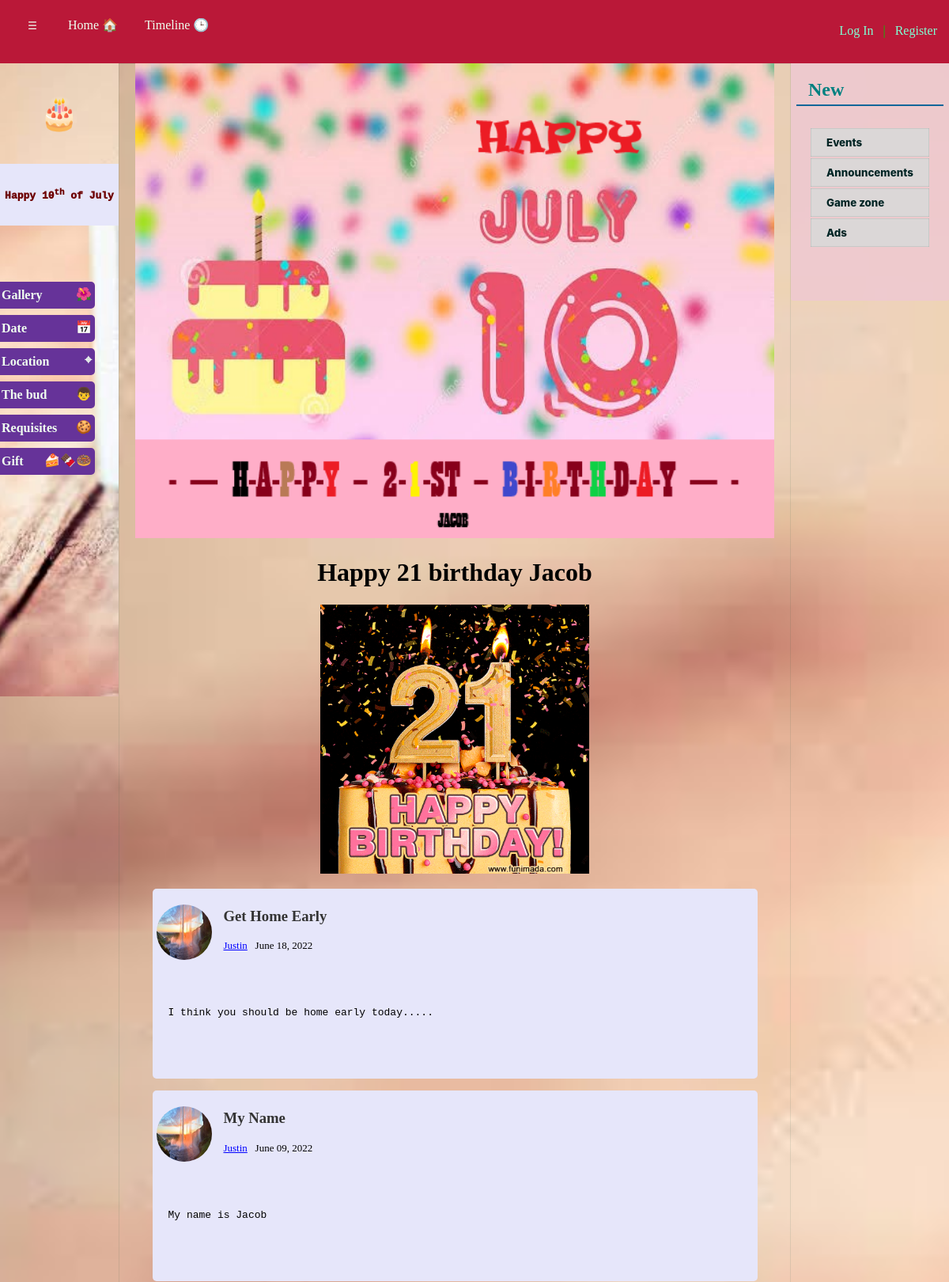
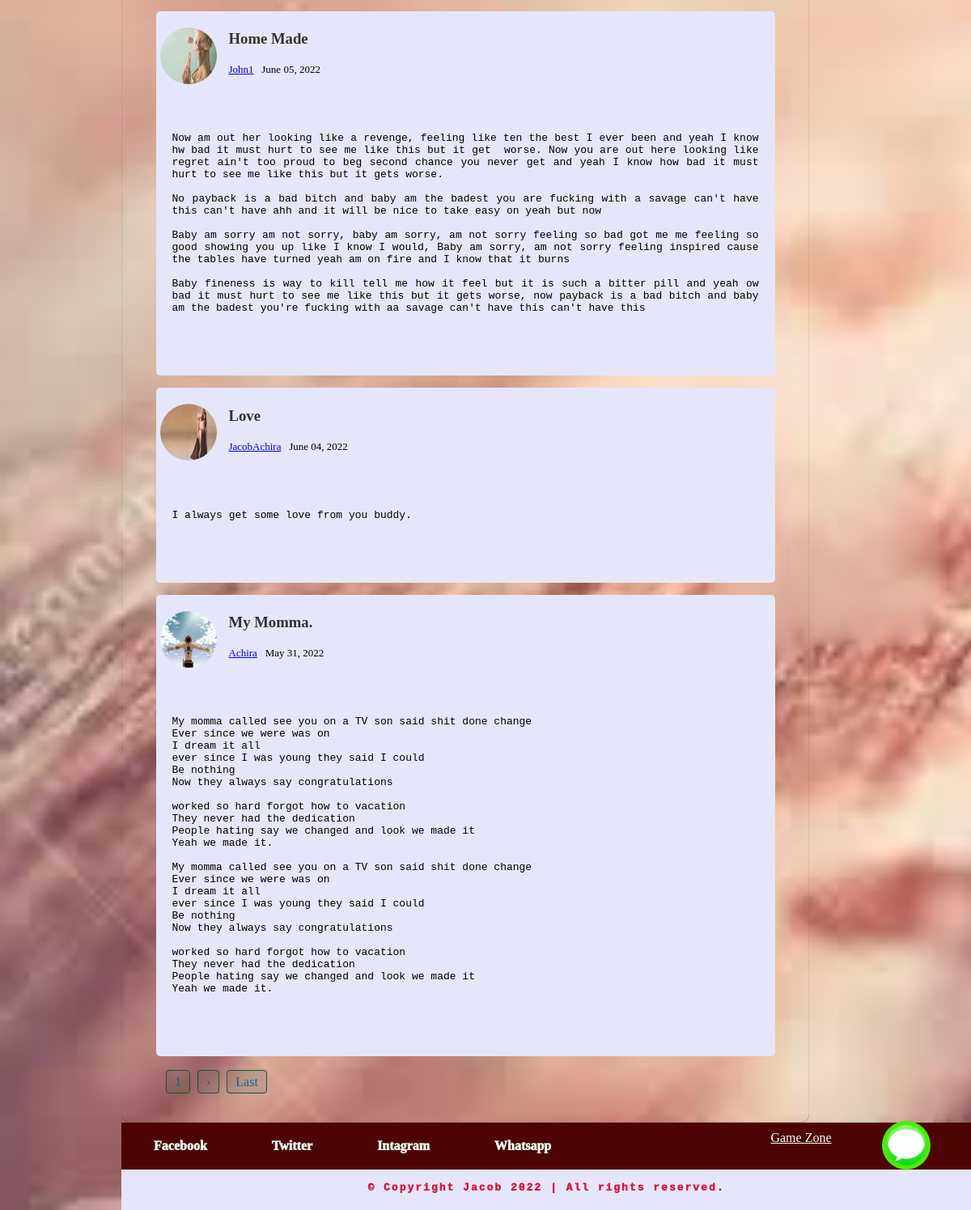
The page / on the database its author committed (2 pictures, top to bottom).
### blog/models.py (models this page shows, shortened)
class Post(models.Model):
	title = models.CharField(max_length = 100)
	content = models.TextField()
	date_posted = models.DateTimeField(default=timezone.now)
	author = models.ForeignKey(User, on_delete=models.CASCADE)

### users/models.py (models this page shows, shortened)
class Profile(models.Model):
	user = models.OneToOneField(User, on_delete=models.CASCADE)
	image = models.ImageField(default='default.jpg', upload_to='profile_pics')

### blog/views.py (the view)
# urls.py: path('', PostListView.as_view(), name='blog-home'),
class PostListView(ListView):
	model = Post
	template_name = 'blog/home.html'
	context_object_name = 'posts'
	ordering = ['-date_posted']
	paginate_by = 5

### blog/templates/blog/home.html (shortened to what this page needs)
{% extends "blog/base.html" %}
{% load static %}
{% block content %}
    <div id="stretch">
		<img src="{% static 'blog/pi_title.png' %}" alt="I got buckets thrown in lavender">
	</div>
	 <h1 style="text-align: center;">Happy 21 birthday Jacob</h1>
	 <div style="width: 40%; margin: 0 auto;">
		 <img src="{% static 'blog/hppy1.gif' %}" alt="Happy birthday buddy">
	 </div>
	  {% for post in posts %}
	  	<div class="pos_cont">
		   <div class="cont">
		   		<div class="image">
		   			<img src="{{ post.author.profile.image.url }}" class="imaged">
		   		</div>
		   		<div>
		   			<h3>
						<a href="{% url 'post-detail' post.id %}" class="pos_title">
		   					{{ post.title }}
		   				</a>
					</h3>
		  			<div class="cont1">
							<p style="margin-left: 15px;">
								<a href="{% url 'user-posts' post.author.username %}" style="text-decoration: underline; color: blue;">{{ post.author }}</a>
								&nbsp; {{ post.date_posted|date:"F d, Y" }}
							</p>
		  			</div>
		   		</div>
		   </div>
		  	<div style="padding: 15px; width: 100%; text-align: justify;">
		  		<pre style="text-overflow: clip; overflow: hidden; white-space: pre-wrap;">
		  			<p>{{ post.content}}</p>
		  		</pre>
		  	</div>
		</div>
	  {% endfor %}
			<br>
	<div id="pg_cont">
	  {% if is_paginated %}
		{% for num in page_obj.paginator.page_range %}
			{% if page_obj.number == num %}
			<a href="?page={{ num }}" >{{ num }}</a>
			{% endif %}
		{% endfor %}
		{% if page_obj.has_next %}
			<a href="?page={{ page_obj.next_page_number }}" >&rsaquo;</a>
			<a href="?page={{ page_obj.paginator.num_pages }}" >Last</a>
		{% endif %}
	  {% endif %}
	</div>
	<br> <br>
{% endblock content %}

### blog/templates/blog/base.html (shortened to what this page needs)
{% load static %}
<!DOCTYPE html>
<html>
<head>
	<link rel="stylesheet" type="text/css" href="{% static 'blog/main.css' %}" />
	<link rel="stylesheet" type="text/css" href="{% static 'blog/main_sub10.css' %}" />
</head>
	<header id="header">
		<div class="navLink">
		   <button id="toggle_sideNav1" disabled style="background: transparent; color: honeydew;">
			   &#9776;
		  </button>
			<a href="{% url 'blog-home' %}">Home 🏠</a>
			<a href="{% url 'blog-about' %}">Timeline 🕒</a>
			{% if user.is_authenticated %}
			<button id="user_account_toggle">Account 👼</button>
			<p style="float: right; padding: 10px; margin-top: 0px; margin-right: 20px; font-size: small;">
				<a href="{% url 'profile' %}" style="color: cyan; text-decoration: underline;">
					<i><tt><b>{{ user.username }}</b></tt></i>
				</a>
			</p>
			{% else %}
		   	<div id="login_reg" style="float: right; margin-top: 15px;">
				<a href="{% url 'login' %}">Log In</a> &nbsp; | &nbsp;
				<a href="{% url 'register' %}">Register</a>
			</div>
			{% endif %}
		</div>
	</header>
<main>
<body onload="displayBot(), resizeBot()">
	<div id="body">
		<div class="sideNav" style="z-index: 3;" id="sideNav">
			<div id="sideNav_title">
				<p id="cake"> &#127874; </p>
				<p style="color: rgb(109, 0, 0); font-weight: 1000; width: 150px; background: lavender;
				padding: 30px 0px; font-family: monospace;">
					Happy 10<sup>th</sup> of July
				</p>
			</div>
			<div style="padding-top: 50px; width: 150px;" id="side_cont_container">
				<div class="sideNav_content">
					Gallery <span id="right_icon">&#127802;</span>
				</div>
				<div class="sideNav_content">
					Date <span id="right_icon">&#128197;</span>
				</div>
				<div class="sideNav_content">
					Location <span id="right_icon">&target;</span>
				</div>
				<div class="sideNav_content">
					The bud <span id="right_icon">&#128102;</span>
				</div>
				<div class="sideNav_content">
					Requisites <span id="right_icon">&#127850;</span>
				</div>
				<div class="sideNav_content">
					Gift <span id="right_icon">&#127856;&#127851;&#127849;</span>
				</div>
			</div>
		</div>
		<div class="container">
			{% block content %}{% endblock %}
		</div>
		<div id="right_nav" style="z-index: 2;">
			<h2 style="text-indent: 15px;">New</h2>
			<hr style="margin-top: -15px;">
			<br>
			<div class="sideBtns">
				<button>Events</button>
				<button>Announcements</button>
				<button>Game zone</button>
				<button>Ads</button>
			</div>
		</div>
		<br>
		<br>
	</div>
	<div id="botOpen" onclick="displayBot()">
		<div id="botOpenIcon">
		</div>
	</div>
</body>
</main>
<footer>
	<div id="footer">
		<div>
			<li><a href="">Facebook</a></li>
			<li><a href="">Twitter</a></li>
			<li><a href="">Intagram</a></li>
			<li><a href="">Whatsapp</a></li>
			<br>
		</div>
		<div>
			<a href="">Game Zone</a>
		</div>
	</div>
	<div id="copyright">
		&copy; Copyright  Jacob 2022 | All rights reserved.
	</div>
</footer>
</html>

### blog/static/blog/main.css (style rules this page uses)
* { box-sizing: border-box; transition-duration: .4s; }
body { margin: 0; padding: 0; display: flex; flex-direction: column; min-height: 100vh; text-align: justify; background-color: rgb(199, 241, 199); }
main { flex: 1 0 auto; }
.container { background-color: rgba(240, 255, 240, 0); border-radius: 0px 0px 10px 10px; width: 100%; min-height: 100vh; box-shadow: 0px 0px 1px 0px #154 inset; margin-top: 80px; }
header { background-color: rgb(186, 24, 56); color: rgb(0, 202, 0); padding: 15px; text-align: justify; display: inline-block; font-weight: 100; position: fixed; width: 100%; height: 80px; z-index: 2; }
footer { background-color: rgb(77, 3, 3); text-align: center; color: #fff; }
hr { border: none; width: 100%; height: 2px; background-color: #169; margin-top: 0; }
#body { display: flex; }
.sideNav { width: 150px; background-color: lavender; background-image: url(july11.png); background-repeat: no-repeat; background-size: cover; background-position: top 0 left -350px; height: 100vh; }
a { text-decoration: none; }
.navLink > a { color: honeydew; padding: 0px 15px; }
span { padding: 0px 30px; font-weight: 1000; }
button { outline: none; padding: 10px 20px; border: none; background-color: lavender; color: #154; border-radius: 5px; font-family: fantasy; }
.image { width: 70px; height: 70px; border-radius: 50%; overflow: hidden; margin-top: 15px; }
.image > img { height: 100%; }
img { width: 100%; height: auto; }
.cont { display: flex; flex-direction: row; }
.cont1 { font-size: small; }
h3 { color: brown; margin-left: 15px; }
#right_nav { width: 200px; border-radius: 0px 0px 3px 3px; padding: 0px 7px; height: 300px; background-color: rgba(238, 200, 213, 0.767); color: #008080; position: fixed; right: 0; top: 80px; }
.pos_cont { padding: 5px; border-radius: 5px; width: 90%; margin: 0 auto; margin-top: 15px; background-color: lavender; }
.pos_title { color: #333; text-transform: capitalize; }
#footer { display: flex; }
#footer > div:first-child { width: 60%; display: flex; flex-direction: row; }
#footer > div:last-child { width: 40%; padding-top: 10px; }
#footer > div:last-child > a { color: honeydew; text-decoration: underline; }
#footer > div:first-child > li { list-style-type: none; font-weight: 1000; height: 100%; padding: 20px; cursor: pointer; }
#footer > div:first-child > li > a { padding: 5px 20px; color: honeydew; transition-duration: .4s; }
#pg_cont { padding: 5px; margin-left: 50px; }
#pg_cont > a { color: #169; padding: 5px 10px; margin-right: 5px; border: 1px solid #154; background-color: rgba(17, 85, 68, 0.103); border-radius: 4px; }
.sideBtns > button { display: block; width: 150px; margin: 0 auto; margin-top: 2px; border-radius: 0px; cursor: pointer; text-align: justify; font-family: -apple-system, BlinkMacSystemFont, 'Segoe UI', Roboto, Oxygen, Ubuntu, Cantarell, 'Open Sans', 'Helvetica Neue', sans-serif; background: rgb(219, 215, 215); box-shadow: 0px 0px 1px 0px #154 inset; font-weight: 800; color: #002525; }
#login_reg > a { color: aquamarine; }

### blog/static/blog/main_sub10.css (style rules this page uses)
* { box-sizing: border-box; transition-duration: .4s; }
#sideNav_title { width: 150px; text-align: center; }
#cake { font-size: 40px; width: 150px; }
.sideNav_content { padding: 8px 4px 8px 2px; background: rebeccapurple; border-radius: 0px 5px 5px 0px; width: 80%; margin-top: 8px; transition-duration: .4s; color: honeydew; font-weight: 800; cursor: pointer; }
#right_icon { float: right; margin-top: -2px; padding: 0px; }
#copyright { padding: 15px 0px 20px 0px; font-size: 13px; font-weight: 1000; letter-spacing: 2px; font-family: monospace; background: lavender; color: crimson; }
#botOpen { position: fixed; bottom: 50px; right: 50px; height: 60px; width: 60px; border-radius: 50%; background: rgb(71, 238, 0); cursor: pointer; padding: 5px; }
#botOpenIcon { height: 50px; width: 50px; background: white; border-radius: 50%; background-image: url(img.jpeg); background-size: cover; }
@media only screen and (min-width: 800px) { #stretch { margin: 0 auto; width: 95%; } }
@media only screen and (min-width: 800px) { #stretch > img { height: 600px; text-align: center; margin: 0 auto; } }
@media only screen and (min-width: 800px) { #sideNav { position: fixed; display: block; top: 80px; } }
@media only screen and (min-width: 800px) { .container { margin-left: 150px; margin-right: 200px; margin-top: 80px; } }
@media only screen and (min-width: 800px) { footer { margin-left: 150px; } }

### rows shown on the page
Post: author.profile.image (picture), title "Get Home Early", author "Justin", date_posted "June 18, 2022", content "I think you should be home early today....."
Post: author.profile.image (picture), title "My Name", author "Justin", date_posted "June 09, 2022", content "My name is Jacob"
Post: author.profile.image (picture), title "Home Made", author "John1", date_posted "June 05, 2022", content "Now am out her looking like a revenge, feeling like ten the best I ever been and yeah I know hw bad it must hurt to see me like this but it get worse. Now you are out here looking like regret ain't too proud to beg second chance you never get and yeah I know how bad it must hurt to see me like this but it gets worse. No payback is a bad bitch and baby am the badest you are fucking with a savage can't have this can't have ahh and it will be nice to take easy on yeah but now Baby am sorry am not sorry, baby am sorry, am not sorry feeling so bad got me me feeling so good showing you up like I know I would, Baby am sorry, am not sorry feeling inspired cause the tables have turned yeah am on…"
Post: author.profile.image (picture), title "Love", author "JacobAchira", date_posted "June 04, 2022", content "I always get some love from you buddy."
Post: author.profile.image (picture), title "My Momma.", author "Achira", date_posted "May 31, 2022", content "My momma called see you on a TV son said shit done change Ever since we were was on I dream it all ever since I was young they said I could Be nothing Now they always say congratulations worked so hard forgot how to vacation They never had the dedication People hating say we changed and look we made it Yeah we made it. My momma called see you on a TV son said shit done change Ever since we were was on I dream it all ever since I was young they said I could Be nothing Now they always say congratulations worked so hard forgot how to vacation They never had the dedication People hating say we changed and look we made it Yeah we made it."

### other values the page prints
{{ num }} "1"
